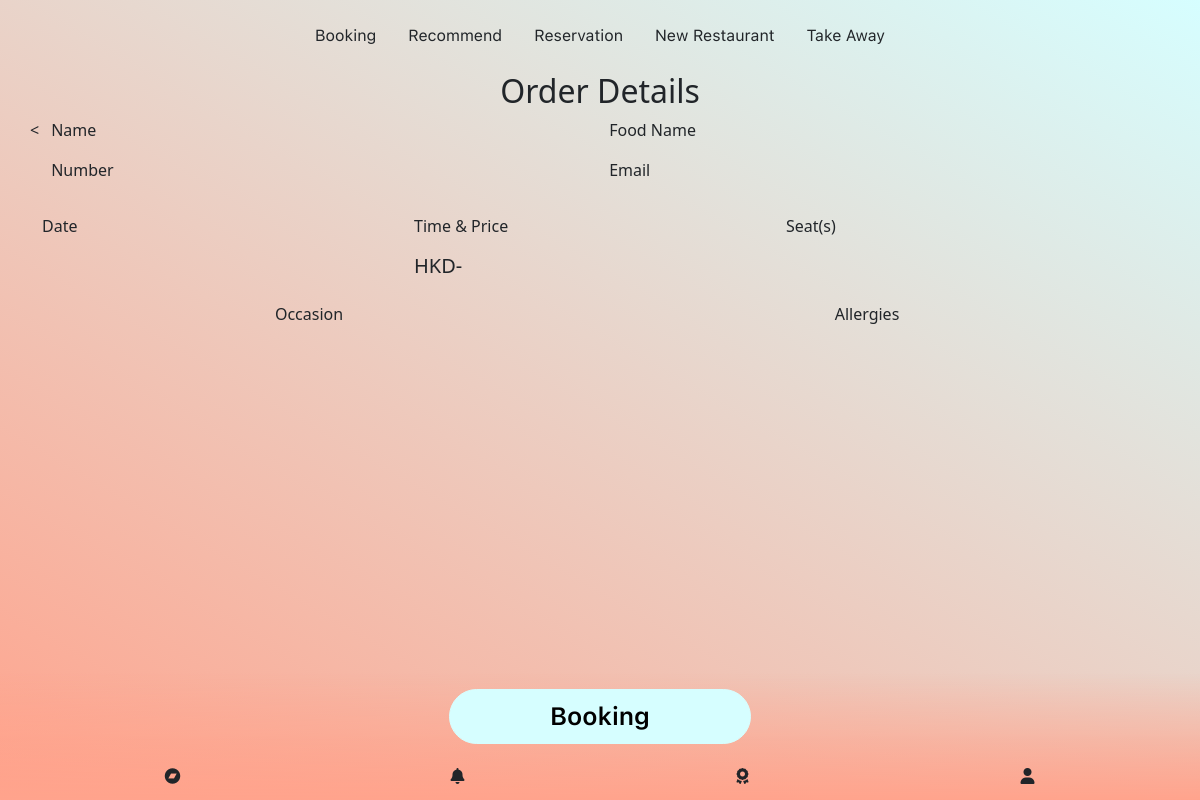
The page /order-detail.php?code=NTQIWHX8 on the database as committed earlier.
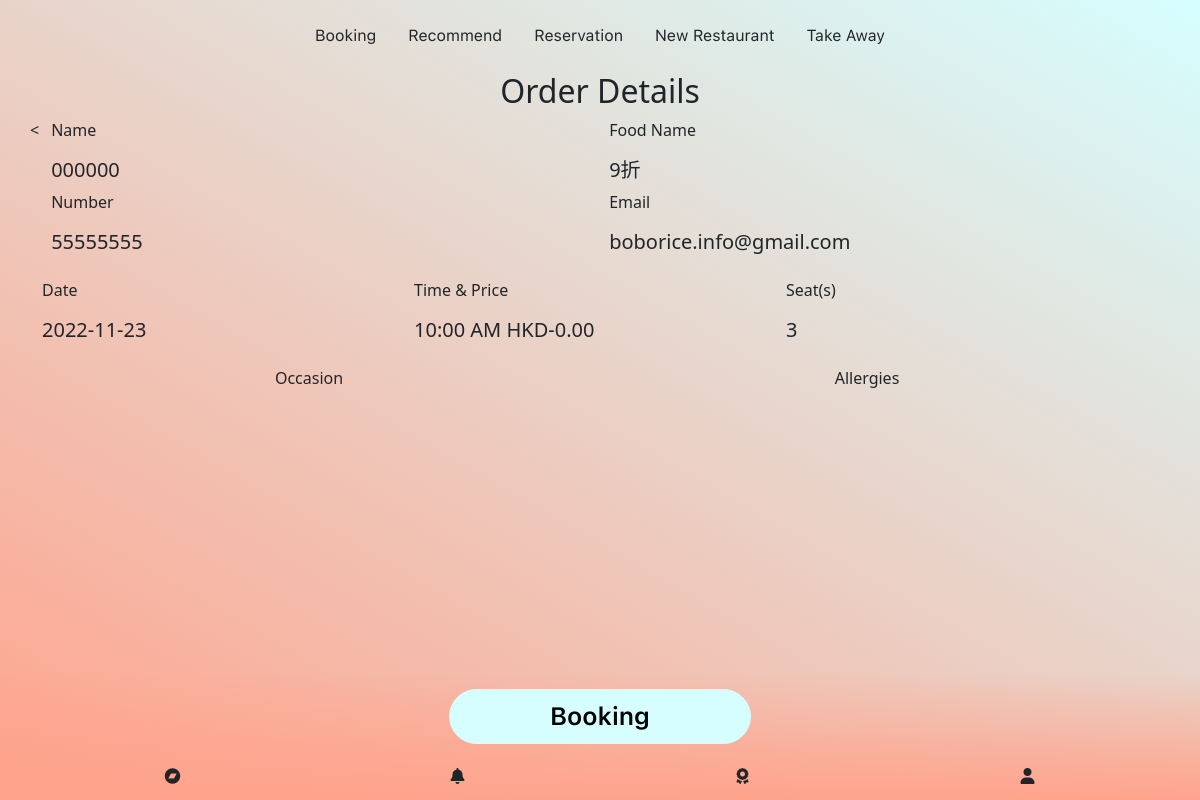
The same page on the database as committed later.
### tables this page shows
CREATE TABLE `order_detail` (
  `id` int(11) NOT NULL,
  `name` varchar(100) NOT NULL,
  `restaurant` varchar(100) NOT NULL,
  `food` varchar(100) NOT NULL,
  `code` varchar(8) NOT NULL,
  `date` varchar(20) NOT NULL,
  `time` varchar(20) NOT NULL,
  `seat_number` varchar(20) NOT NULL,
  `number` varchar(20) NOT NULL,
  `email` varchar(100) NOT NULL,
  `price` double(10,2) NOT NULL,
  `occasion` varchar(150) NOT NULL,
  `alergies` varchar(150) NOT NULL,
  `status` int(11) NOT NULL DEFAULT 0,
  `inserted_at` datetime NOT NULL,
  `updated_at` timestamp NOT NULL DEFAULT current_timestamp() ON UPDATE current_timestamp()
);

### admin/includes/dbController.php (called while the page is built, shortened)
<?php
class DBController {
    private $host = "localhost";
    private $user = "root";
    private $password = "";
    private $database = "restaurents";
    private $conn;
    function __construct() {
        $this->conn = $this->connectDB();
    }
    function connectDB() {
        $conn = mysqli_connect($this->host,$this->user,$this->password,$this->database);
        return $conn;
    }
    function runQuery($query) {
        $result = mysqli_query($this->conn,$query);
        while($row=mysqli_fetch_assoc($result)) {
            $resultset[] = $row;
        }
        if(!empty($resultset))
            return $resultset;
    }
}

### includes/db-configure.php (called while the page is built)
<?php
require_once("admin/includes/dbController.php");
$db_handle = new DBController();
require_once("admin/includes/send_report.php");

### admin/includes/send_report.php (called while the page is built, shortened)
<?php
$daily_report = $db_handle->runQuery("SELECT * FROM `daily_report` order by id desc");
$monthly_report = $db_handle->runQuery("SELECT * FROM `monthly_report` order by id desc");

### order-detail.php (the view, shortened to what the changed rows need)
<?php
require_once('includes/db-configure.php');
?>
<!doctype html>
<html lang="en">
<head>
    <link href="assets/vendors/bootstrap/css/bootstrap.min.css" rel="stylesheet"/>
    <link rel="stylesheet" href="assets/vendors/font-awesome/css/all.min.css"/>
    <link rel='stylesheet' href='assets/vendors/swiper/css/swiper.min.css'>
    <link rel='stylesheet' href='assets/css/style.css'>
</head>
<body>
<section class="container mt-3 mb-5 pb-5">
    <div class="row mb-5">
        <div class="col-12 mt-3">
            <h2 class="text-center">Order Details</h2>
            <?php
            $order_data = $db_handle->runQuery("SELECT * FROM `order_detail` where code='{$_GET['code']}'");
            ?>
        </div>
        <<div class="row mb-3">
            <div class="col-md-6">
                <p>Name</p>
                <h5>
                    <?php
                    echo $order_data[0]['name'];
                    ?>
                </h5>
            </div>
            <div class="col-md-6">
                <p>Food Name</p>
                <h5>
                    <?php
                    echo $order_data[0]['food'];
                    ?>
                </h5>
            </div>
            <div class="col-md-6">
                <p>Number</p>
                <h5>
                    <?php
                    echo $order_data[0]['number'];
                    ?>
                </h5>
            </div>
            <div class="col-md-6">
                <p>Email</p>
                <h5>
                    <?php
                    echo $order_data[0]['email'];
                    ?>
                </h5>
            </div>
        </div>
        <div class="row mb-3">
            <div class="col-md-4">
                <p>Date</p>
                <h5>
                    <?php
                    echo $order_data[0]['date'];
                    ?>
                </h5>
            </div>
            <div class="col-md-4">
                <p>Time & Price</p>
                <h5>
                    <?php
                    echo $order_data[0]['time'].' HKD-'.$order_data[0]['price'];
                    ?>
                </h5>
            </div>
            <div class="col-md-4">
                <p>Seat(s)</p>
                <h5>
                    <?php
                    echo $order_data[0]['seat_number'];
                    ?>
                </h5>
            </div>
        </div>
    </div>
</section>
</body>
</html>

Rows that differ between the two databases and show on the page:
added order_detail: name "000000", food "9折", number "55555555", email "boborice.info@gmail.com", date "2022-11-23", time "10:00 AM", price "0.00", seat_number "3"
